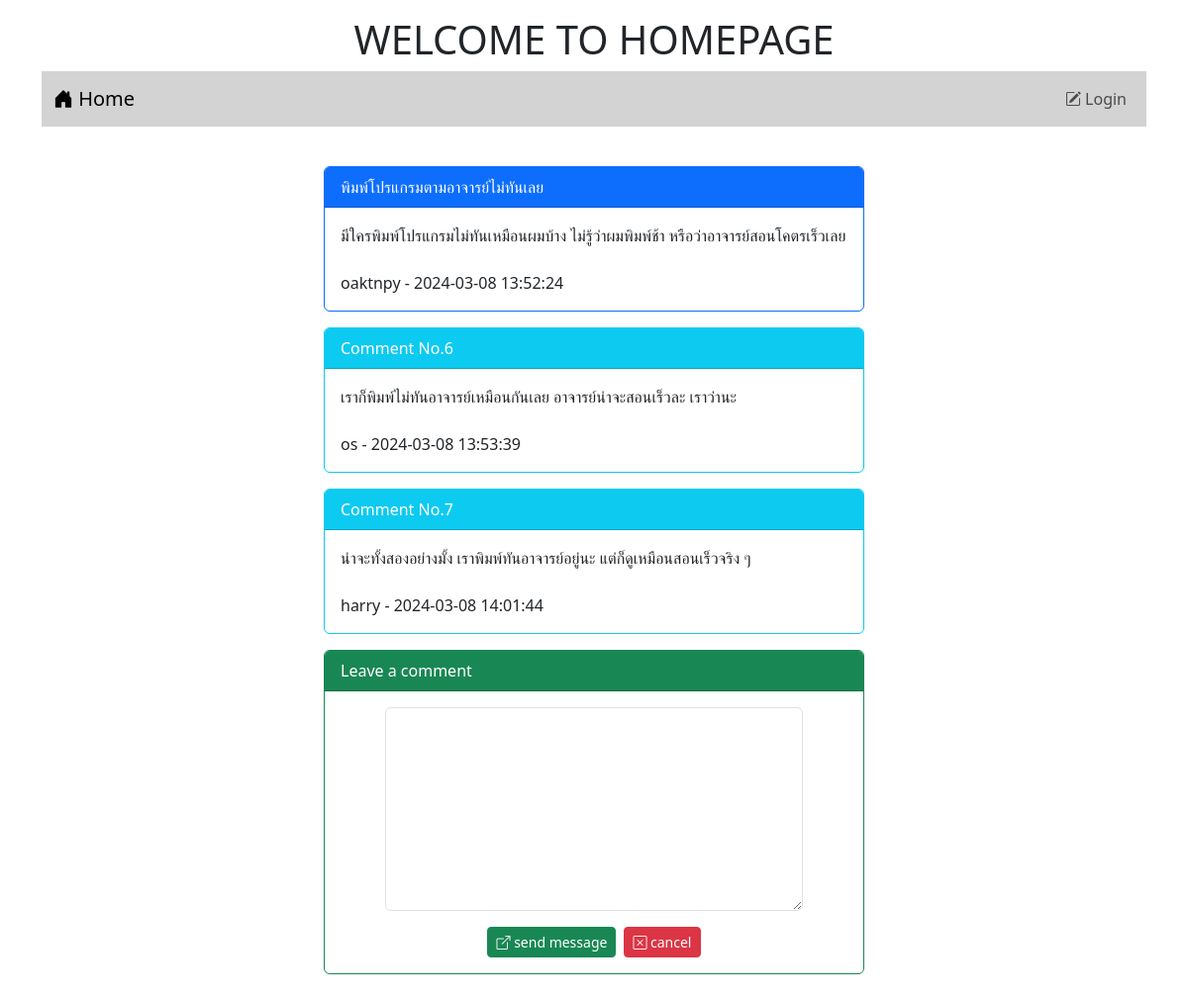
The app's page /post.php?id=4 with its own data.
### tables this page shows
CREATE TABLE `post` (
  `id` int(11) NOT NULL,
  `title` varchar(128) NOT NULL,
  `content` varchar(2048) NOT NULL,
  `post_date` datetime NOT NULL,
  `cat_id` int(11) NOT NULL,
  `user_id` int(11) NOT NULL
);

CREATE TABLE `user` (
  `id` int(11) NOT NULL,
  `login` varchar(32) NOT NULL,
  `password` varchar(64) NOT NULL,
  `name` varchar(64) NOT NULL,
  `gender` char(1) NOT NULL,
  `email` varchar(32) NOT NULL,
  `role` char(1) NOT NULL
);

CREATE TABLE `comment` (
  `id` int(11) NOT NULL,
  `content` varchar(20148) NOT NULL,
  `post_date` datetime NOT NULL,
  `user_id` int(11) NOT NULL,
  `post_id` int(11) NOT NULL
);

### post.php (the view, shortened to what this page needs)
<!DOCTYPE html>
<html lang="en">
<head>
    <link href="https://cdn.jsdelivr.net/npm/bootstrap@5.3.2/dist/css/bootstrap.min.css" rel="stylesheet">
    <link rel="stylesheet" href="https://cdn.jsdelivr.net/npm/bootstrap-icons@1.11.3/font/bootstrap-icons.min.css">
</head>
<body>
    <div class="container-lg">
        <h1 style="text-align: center;" class="mt-3">WELCOME TO HOMEPAGE</h1>
        <?php include "nav.php" ?>
        <div class="row mt-4">
            <div class="col-lg-3 col-md-2 col-sm-1"></div>
            <div class="col-lg-6 col-md-8 col-sm-10">
                <?php
                    $conn = new PDO("mysql:host=localhost;dbname=webboard;charset=utf8","root","");
                    $sql1 = "SELECT post.title, post.content, post.post_date, user.login
                        FROM post INNER JOIN user ON (post.user_id = user.id)
                        WHERE post.id = $_GET[id]";
                    $sql2 = "SELECT comment.id, comment.content, comment.post_date, user.login
                        FROM comment
                        INNER JOIN user ON (comment.user_id = user.id)
                        INNER JOIN post ON (comment.post_id = post.id)
                        WHERE post.id = $_GET[id]";
                    $result1 = $conn->query($sql1);
                    $result2 = $conn->query($sql2);
                    while ($row = $result1->fetch()) {
                        echo "<div class='card border-primary mt-3'>";
                            echo "<div class='card-header bg-primary text-white'> $row[0] </div>";
                            echo "<div class='card-body'> $row[1] <br><br> $row[3] - $row[2] </div>";
                        echo "</div>";
                    }
                    while ($row = $result2->fetch()) {
                        echo "<div class='card border-info mt-3'>";
                            echo "<div class='card-header bg-info text-white'> Comment No.$row[0] </div>";
                            echo "<div class='card-body'> $row[1] <br><br> $row[3] - $row[2] </div>";
                        echo "</div>";
                    }
                ?>
                <div class="card border-success mt-3">
                    <div class="card-header bg-success text-white"> Leave a comment </div>
                    <div class="card-body">
                        <form action="post_save.php" method="post">
                            <div class="row mb-3 justify-content-center">
                                <div class="col-lg-10">
                                    <textarea name="comment" rows="8" class="form-control" required></textarea>
                                </div>
                            </div>
                            <div class="row">
                                <div class="col-lg-12 d-flex justify-content-center">
                                    <button type="submit" class="btn btn-success btn-sm text-white me-1">
                                        <i class="bi bi-box-arrow-up-right"></i> send message
                                    </button>
                                    <button type="reset" class="btn btn-danger btn-sm ms-1">
                                        <i class="bi bi-x-square"></i> cancel
                                    </button>
                                </div>
                            </div>
                        </form>
                    </div>
                </div>
                <br>
            </div>
            <div class="col-lg-3 col-md-2 col-sm-1"></div>
        </div>
    </div>
</body>
</html>

### records on screen
post: title "พิมพ์โปรแกรมตามอาจารย์ไม่ทันเลย", content "มีใครพิมพ์โปรแกรมไม่ทันเหมือนผมบ้าง ไม่รู้ว่าผมพิมพ์ช้า หรือว่าอาจารย์สอนโคตรเร็วเลย", user.login "oaktnpy", post_date "2024-03-08 13:52:24"
comment: id "6", content "เราก็พิมพ์ไม่ทันอาจารย์เหมือนกันเลย อาจารย์น่าจะสอนเร็วละ เราว่านะ", user.login "os", post_date "2024-03-08 13:53:39"
comment: id "7", content "น่าจะทั้งสองอย่างมั้ง เราพิมพ์ทันอาจารย์อยู่นะ แต่ก็ดูเหมือนสอนเร็วจริง ๆ", user.login "harry", post_date "2024-03-08 14:01:44"
